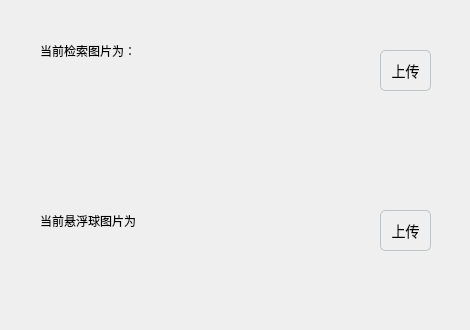
<?xml version="1.0" encoding="UTF-8"?>
<ui version="4.0">
 <class>Page2</class>
 <widget class="QWidget" name="Page2">
  <property name="geometry">
   <rect>
    <x>0</x>
    <y>0</y>
    <width>470</width>
    <height>330</height>
   </rect>
  </property>
  <property name="windowTitle">
   <string>Form</string>
  </property>
  <widget class="QLabel" name="labelSearch">
   <property name="geometry">
    <rect>
     <x>40</x>
     <y>30</y>
     <width>101</width>
     <height>41</height>
    </rect>
   </property>
   <property name="text">
    <string>当前检索图片为：</string>
   </property>
  </widget>
  <widget class="QLabel" name="imgSearch">
   <property name="geometry">
    <rect>
     <x>160</x>
     <y>20</y>
     <width>200</width>
     <height>100</height>
    </rect>
   </property>
   <property name="styleSheet">
    <string notr="true"/>
   </property>
   <property name="text">
    <string/>
   </property>
  </widget>
  <widget class="QLabel" name="imgBall">
   <property name="geometry">
    <rect>
     <x>170</x>
     <y>160</y>
     <width>150</width>
     <height>150</height>
    </rect>
   </property>
   <property name="styleSheet">
    <string notr="true"/>
   </property>
   <property name="text">
    <string/>
   </property>
  </widget>
  <widget class="QLabel" name="labelBall">
   <property name="geometry">
    <rect>
     <x>40</x>
     <y>200</y>
     <width>101</width>
     <height>41</height>
    </rect>
   </property>
   <property name="text">
    <string>当前悬浮球图片为：</string>
   </property>
  </widget>
  <widget class="QPushButton" name="uploadSearch">
   <property name="geometry">
    <rect>
     <x>380</x>
     <y>50</y>
     <width>51</width>
     <height>41</height>
    </rect>
   </property>
   <property name="styleSheet">
    <string notr="true">QPushButton {
  background-color: qlineargradient(x1:0, y1:0, x2:0, y2:1,
                                    stop:0 #f6f7fa, stop:1 #dadbde);
  border: 1px solid #bdc3c7;
  border-radius: 5px;
  padding: 5px;
  font-size: 14px;
  text-align: center;
}

QPushButton:hover {
  background-color: qlineargradient(x1:0, y1:0, x2:0, y2:1,
                                    stop:0 #e0e0e0, stop:1 #cecece);
}

QPushButton:pressed {
  background-color: qlineargradient(x1:0, y1:0, x2:0, y2:1,
                                    stop:0 #dadbde, stop:1 #f6f7fa);
  padding-left: 5px;
  padding-top: 5px;
}

QPushButton:disabled {
  background-color: #f6f7fa;
  border: 1px solid #bdc3c7;
  color: #bdc3c7;
}
</string>
   </property>
   <property name="text">
    <string>上传</string>
   </property>
  </widget>
  <widget class="QPushButton" name="uploadBall">
   <property name="geometry">
    <rect>
     <x>380</x>
     <y>210</y>
     <width>51</width>
     <height>41</height>
    </rect>
   </property>
   <property name="styleSheet">
    <string notr="true">QPushButton {
  background-color: qlineargradient(x1:0, y1:0, x2:0, y2:1,
                                    stop:0 #f6f7fa, stop:1 #dadbde);
  border: 1px solid #bdc3c7;
  border-radius: 5px;
  padding: 5px;
  font-size: 14px;
  text-align: center;
}

QPushButton:hover {
  background-color: qlineargradient(x1:0, y1:0, x2:0, y2:1,
                                    stop:0 #e0e0e0, stop:1 #cecece);
}

QPushButton:pressed {
  background-color: qlineargradient(x1:0, y1:0, x2:0, y2:1,
                                    stop:0 #dadbde, stop:1 #f6f7fa);
  padding-left: 5px;
  padding-top: 5px;
}

QPushButton:disabled {
  background-color: #f6f7fa;
  border: 1px solid #bdc3c7;
  color: #bdc3c7;
}
</string>
   </property>
   <property name="text">
    <string>上传</string>
   </property>
  </widget>
 </widget>
 <resources/>
 <connections/>
</ui>
